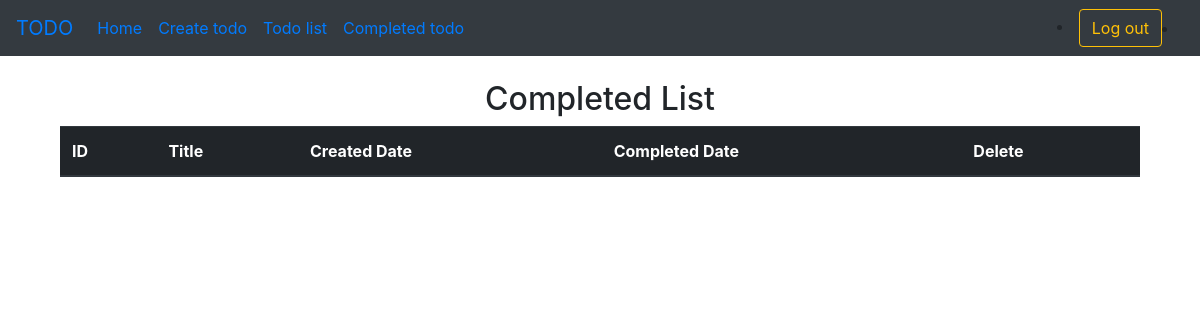
Before: /Completed_todo (signed in) with the older database file.
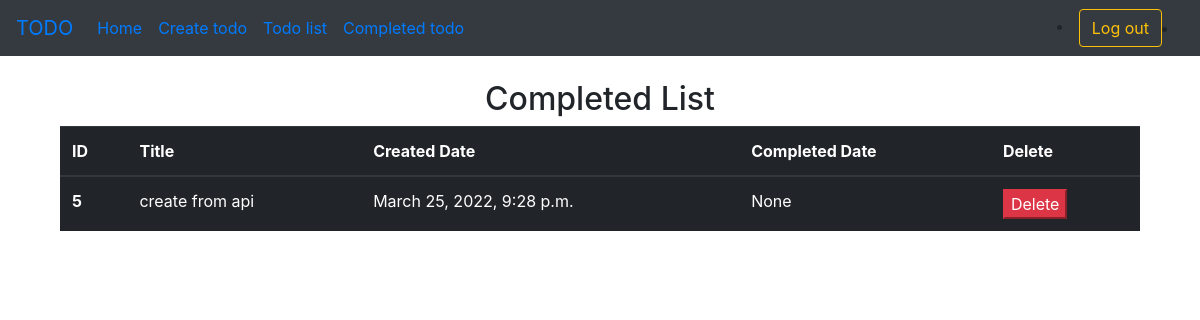
After: the same page with the newer database file.
### todo_app/models.py (models this page shows, shortened)
class Todo(models.Model):
    User_details = models.ForeignKey(Register, on_delete=models.CASCADE,related_name = 'todo')
    Title = models.CharField(max_length=100 ,blank=True,null=True)
    Content = models.TextField()
    Create_time = models.DateTimeField(auto_now=False, auto_now_add=False,default=dtm.now)
    Completed = models.BooleanField(default=False)
    Completion_date = models.DateTimeField(auto_now=False, auto_now_add=False,blank=True,null=True)

### todo_app/views.py (the view)
# urls.py: path('Completed_todo', views.completed, name='Completed_todo'),
@login_required
def completed(request):
    user_details = Register.objects.get(Users=request.user)
    todo = Todo.objects.filter(User_details= user_details,Completed = True)
    return render(request, 'completed_todo.html',context={'todo':todo})

### templates/completed_todo.html (shortened to what this page needs)
{% extends 'base.html' %}
{% block body %}
<div class="container">
    <br>
        <h2 align="center">
            Completed List
        </h2>
    <div class="container">
        <table class="table table-dark">
            <thead>
                <tr>
                    <th scope="col">ID</th>
                    <th scope="col">Title</th>
                    <th scope="col">Created Date</th>
                    <th scope="col">Completed Date</th>
                    <th scope="col">Delete</th>
                </tr>
            </thead>
            <tbody>
                {% for i in todo %}
            <tr>
                <th scope="row">{{i.id}}</th>
                <td>{{i.Title}}</td>
                <td>{{i.Create_time}}</td>
                <td>{{i.Completion_date}}</td>
                <td>
                    <a href="delete/{{i.id}}">
                        <button type="button" class="btn-danger">Delete</button>
                    </a>
                </td>
            </tr>
            {% endfor %}
            </tbody>
        </table>
    </div>
</div>
{% endblock body %}

### templates/base.html (shortened to what this page needs)
<!doctype html>
<html lang="en">
  <head>
    <link rel="stylesheet" href="https://cdn.jsdelivr.net/npm/bootstrap@4.0.0/dist/css/bootstrap.min.css">
  </head>
  <body>
    <nav class="navbar navbar-expand-lg navbar-green bg-dark">
        <a class="navbar-brand" href="#">TODO</a>
        <div class="collapse navbar-collapse" id="navbarSupportedContent">
          <ul class="navbar-nav mr-auto">
            <li class="nav-item active">
              <a class="nav-link" href="#">Home <span class="sr-only">(current)</span></a>
            </li>
            {% if request.user.is_authenticated %}
            <li class="nav-item">
              <a class="nav-link" href="{% url 'create' %}">Create todo</a>
            </li>
            <li class="nav-item">
              <a class="nav-link" href="{% url 'todolist' %}">Todo list</a>
            </li>
            <li class="nav-item">
              <a class="nav-link" href="{% url 'Completed_todo' %}">Completed todo</a>
            </li>
          </ul>
          {% else %}
        </ul>
          {% endif %}
          {% if request.user.is_authenticated %}
          <li class="nav-item">
            <a href= "{% url 'logout' %}">
            <button class="btn btn-outline-warning my-2 my-sm-0" type="submit">
              Log out
            </button>
          </a>
            <li>
            {% endif %}
        </div>
      </nav>
{% block body %}{% endblock body %}
  </body>
</html>

Changed rows visible on the page:
added Todo: id "5", Title "create from api", Create_time "March 25, 2022, 9:28 p.m.", Completion_date "None"
